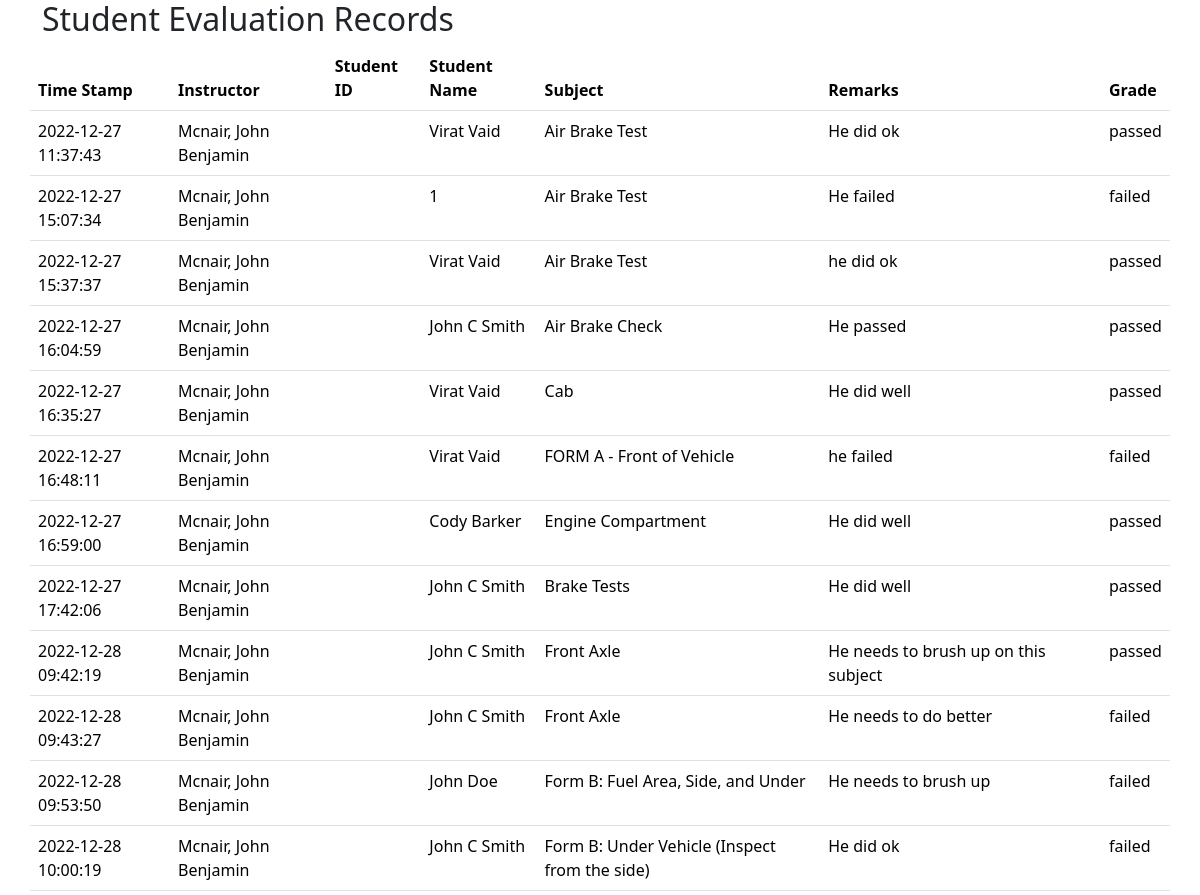
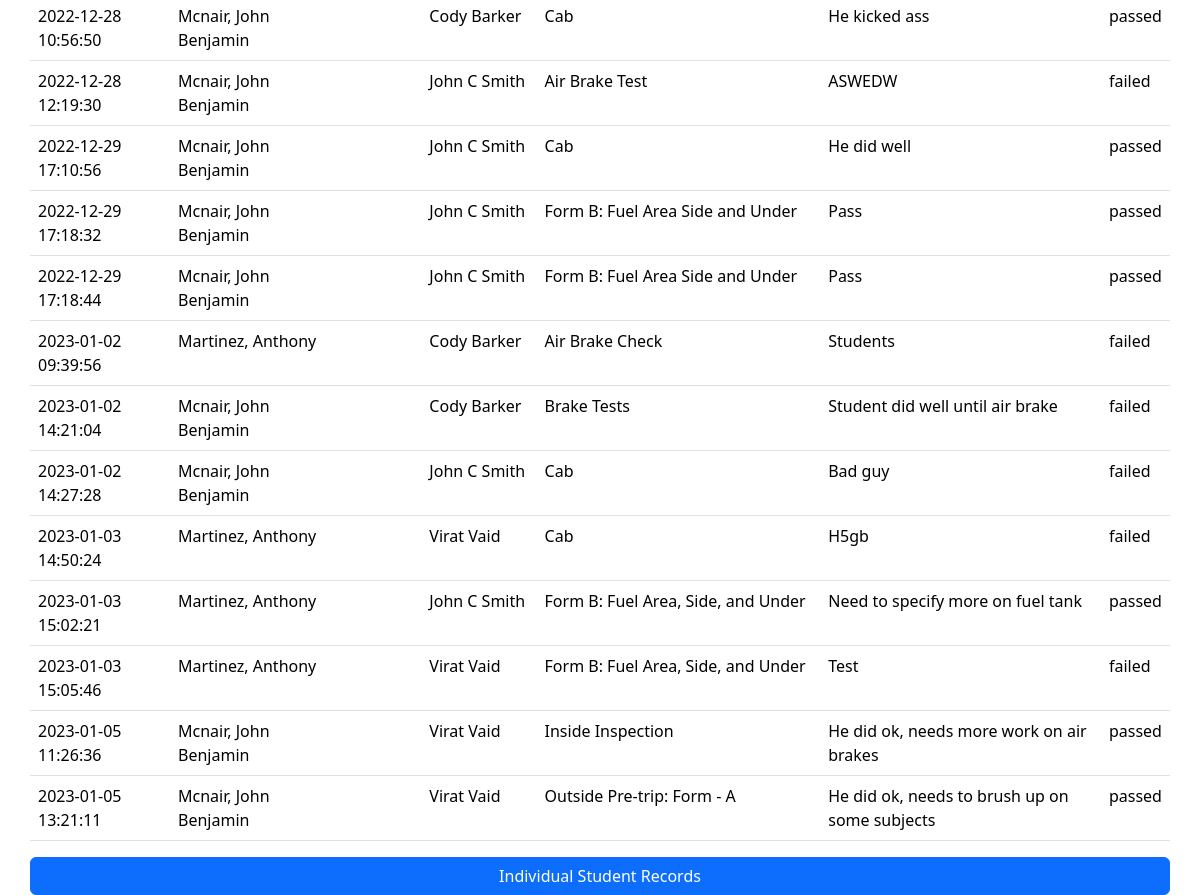
Page /scheduling/admin/student_eval_records/index.php on the committed database (2 pictures, top to bottom).
### tables this page shows
CREATE TABLE `log_tb` (
  `id` int(3) NOT NULL,
  `dt` datetime NOT NULL DEFAULT current_timestamp(),
  `Instructor` varchar(255) NOT NULL,
  `Student` varchar(255) NOT NULL,
  `subject_name` varchar(100) NOT NULL,
  `subject` int(10) NOT NULL,
  `Remarks` varchar(255) NOT NULL,
  `grade` varchar(100) NOT NULL
);

### scheduling/admin/student_eval_records/index.php (the view, shortened to what this page needs)
<!DOCTYPE html>
<html lang="en">
<head>
	<link rel="stylesheet" href=
"bootstrap.min.css">
</head>
<body>
<div id="page-wrap">
	<div class="container">
		<div class="row">
			<h2>Student Evaluation Records</h2>
			<table class="table table-hover">
				<thead>
					<tr>
						<th>Time Stamp</th>
						<th>Instructor</th>
						<th>Student ID</th>
						<th>Student Name</th>
						<th>Subject</th>
						<th>Remarks</th>
						<th>Grade</th>
					</tr>
				</thead>
				<tbody>
					<?php
						include_once('connection.php');
						$stmt = $conn->prepare(
								"SELECT * FROM log_tb");
						$stmt->execute();
						$users = $stmt->fetchAll();
						foreach($users as $user)
						{
					?>
					<tr>
						<td>
							<?php echo $user['dt']; ?>
						</td>
						<td>
							<?php echo $user['Instructor']; ?>
						<td>
						</td>
						<td>
							<?php echo $user['Student']; ?>
						</td>
						<td>
							<?php echo $user['subject_name']; ?>
						</td>
						<td>
							<?php echo $user['Remarks']; ?>
						</td>
						<td>
							<?php echo $user['grade']; ?>
						</td>
					</tr>
					<?php
					}
					?>
				</tbody>
			</table>
			<input class="btn btn-primary" button onclick="location.href='http://www.example.com'" type="button"
					value="Individual Student Records">
		</div>
	</div>
				</div>
</body>
</html>

### rows in the picture
log_tb: dt "2022-12-27 11:37:43", Instructor "Mcnair, John Benjamin", Student "Virat Vaid", subject_name "Air Brake Test", Remarks "He did ok", grade "passed"
log_tb: dt "2022-12-27 15:07:34", Instructor "Mcnair, John Benjamin", Student "1", subject_name "Air Brake Test", Remarks "He failed", grade "failed"
log_tb: dt "2022-12-27 15:37:37", Instructor "Mcnair, John Benjamin", Student "Virat Vaid", subject_name "Air Brake Test", Remarks "he did ok", grade "passed"
log_tb: dt "2022-12-27 16:04:59", Instructor "Mcnair, John Benjamin", Student "John C Smith", subject_name "Air Brake Check", Remarks "He passed", grade "passed"
log_tb: dt "2022-12-27 16:35:27", Instructor "Mcnair, John Benjamin", Student "Virat Vaid", subject_name "Cab", Remarks "He did well", grade "passed"
log_tb: dt "2022-12-27 16:48:11", Instructor "Mcnair, John Benjamin", Student "Virat Vaid", subject_name "FORM A - Front of Vehicle", Remarks "he failed", grade "failed"
log_tb: dt "2022-12-27 16:59:00", Instructor "Mcnair, John Benjamin", Student "Cody Barker", subject_name "Engine Compartment", Remarks "He did well", grade "passed"
log_tb: dt "2022-12-27 17:42:06", Instructor "Mcnair, John Benjamin", Student "John C Smith", subject_name "Brake Tests", Remarks "He did well", grade "passed"
log_tb: dt "2022-12-28 09:42:19", Instructor "Mcnair, John Benjamin", Student "John C Smith", subject_name "Front Axle", Remarks "He needs to brush up on this subject", grade "passed"
log_tb: dt "2022-12-28 09:43:27", Instructor "Mcnair, John Benjamin", Student "John C Smith", subject_name "Front Axle", Remarks "He needs to do better", grade "failed"
log_tb: dt "2022-12-28 09:53:50", Instructor "Mcnair, John Benjamin", Student "John Doe", subject_name "Form B: Fuel Area, Side, and Under", Remarks "He needs to brush up", grade "failed"
log_tb: dt "2022-12-28 10:00:19", Instructor "Mcnair, John Benjamin", Student "John C Smith", subject_name "Form B: Under Vehicle (Inspect from the side)", Remarks "He did ok", grade "failed"
log_tb: dt "2022-12-28 10:56:50", Instructor "Mcnair, John Benjamin", Student "Cody Barker", subject_name "Cab", Remarks "He kicked ass", grade "passed"
log_tb: dt "2022-12-28 12:19:30", Instructor "Mcnair, John Benjamin", Student "John C Smith", subject_name "Air Brake Test", Remarks "ASWEDW", grade "failed"
log_tb: dt "2022-12-29 17:10:56", Instructor "Mcnair, John Benjamin", Student "John C Smith", subject_name "Cab", Remarks "He did well", grade "passed"
log_tb: dt "2022-12-29 17:18:32", Instructor "Mcnair, John Benjamin", Student "John C Smith", subject_name "Form B: Fuel Area Side and Under", Remarks "Pass", grade "passed"
log_tb: dt "2022-12-29 17:18:44", Instructor "Mcnair, John Benjamin", Student "John C Smith", subject_name "Form B: Fuel Area Side and Under", Remarks "Pass", grade "passed"
log_tb: dt "2023-01-02 09:39:56", Instructor "Martinez, Anthony", Student "Cody Barker", subject_name "Air Brake Check", Remarks "Students", grade "failed"
log_tb: dt "2023-01-02 14:21:04", Instructor "Mcnair, John Benjamin", Student "Cody Barker", subject_name "Brake Tests", Remarks "Student did well until air brake", grade "failed"
log_tb: dt "2023-01-02 14:27:28", Instructor "Mcnair, John Benjamin", Student "John C Smith", subject_name "Cab", Remarks "Bad guy", grade "failed"
log_tb: dt "2023-01-03 14:50:24", Instructor "Martinez, Anthony", Student "Virat Vaid", subject_name "Cab", Remarks "H5gb", grade "failed"
log_tb: dt "2023-01-03 15:02:21", Instructor "Martinez, Anthony", Student "John C Smith", subject_name "Form B: Fuel Area, Side, and Under", Remarks "Need to specify more on fuel tank", grade "passed"
log_tb: dt "2023-01-03 15:05:46", Instructor "Martinez, Anthony", Student "Virat Vaid", subject_name "Form B: Fuel Area, Side, and Under", Remarks "Test", grade "failed"
log_tb: dt "2023-01-05 11:26:36", Instructor "Mcnair, John Benjamin", Student "Virat Vaid", subject_name "Inside Inspection", Remarks "He did ok, needs more work on air brakes", grade "passed"
log_tb: dt "2023-01-05 13:21:11", Instructor "Mcnair, John Benjamin", Student "Virat Vaid", subject_name "Outside Pre-trip: Form - A", Remarks "He did ok, needs to brush up on some subjects", grade "passed"
